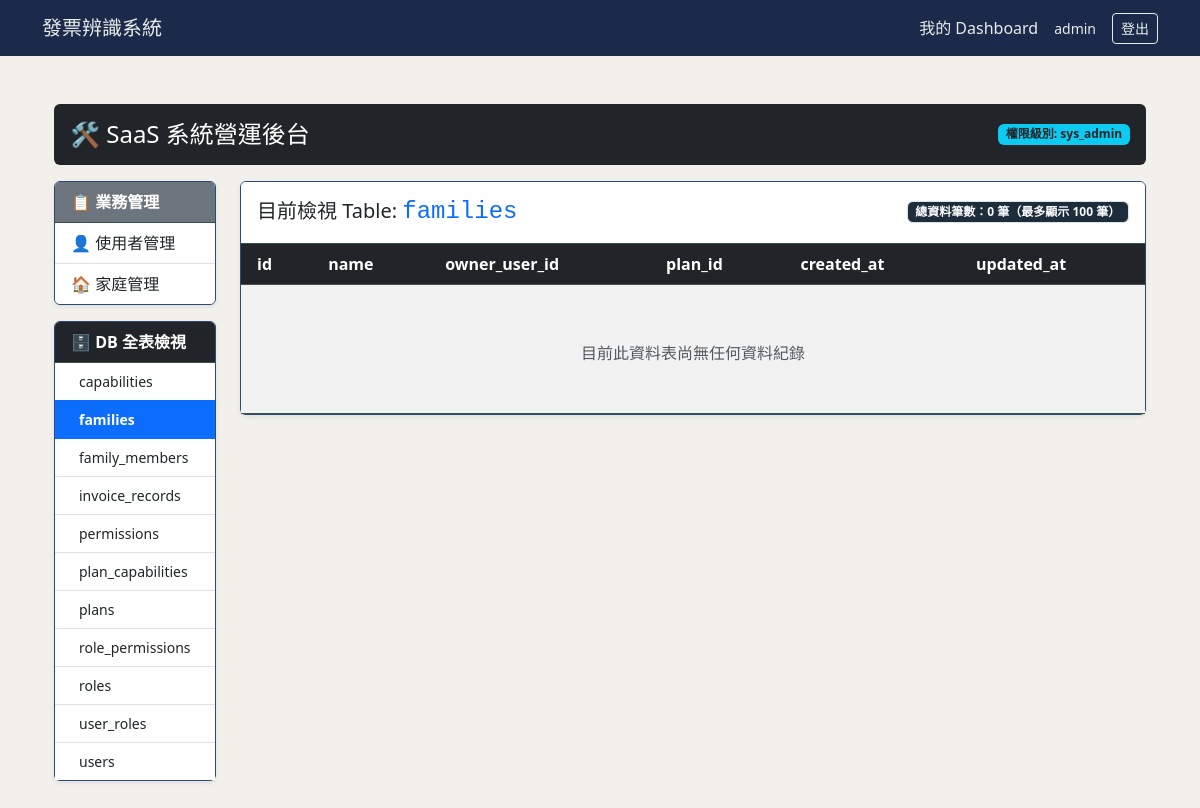
/dashboard/admin?table=families (signed in), run on an earlier commit of the app's database.
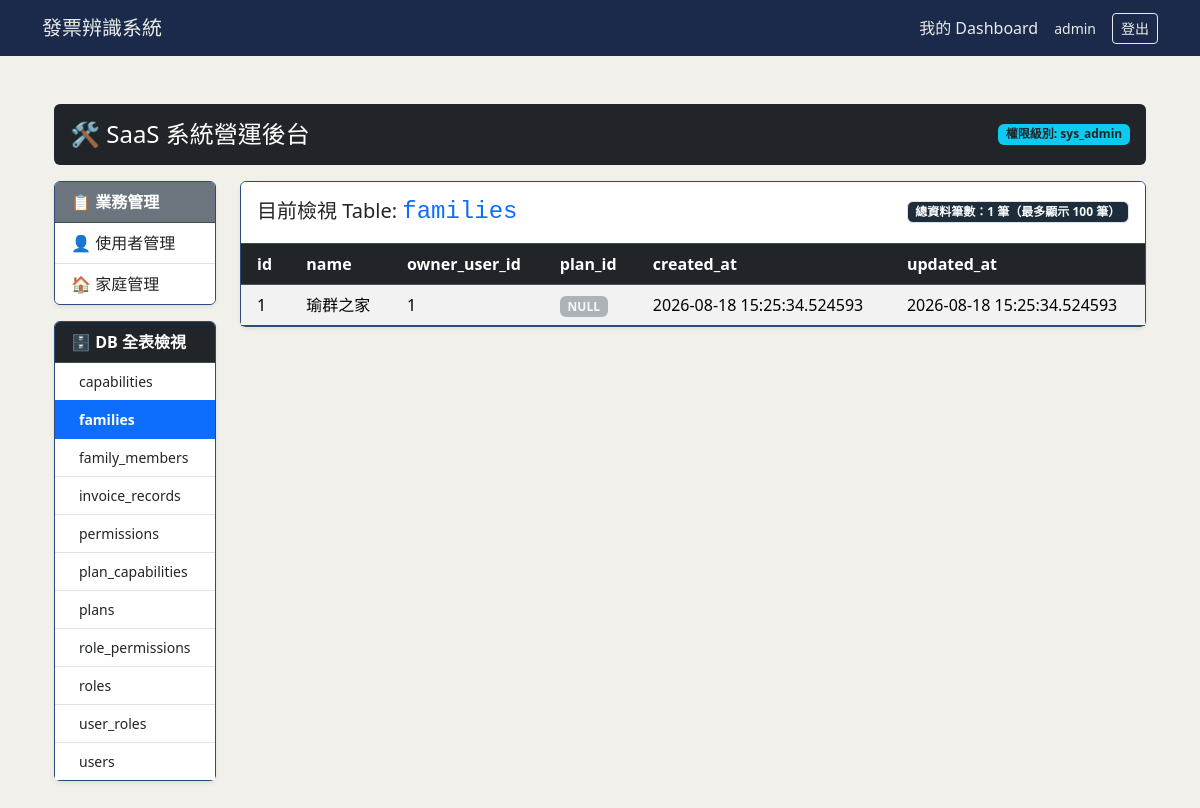
And on a later commit of the database.
### database/models/user.py (models this page shows)
class User(UserMixin, db.Model):
    __tablename__ = 'users'
    id: Mapped[int] = mapped_column(Integer, primary_key=True)
    username: Mapped[str] = mapped_column(String(100), unique=True, nullable=False)
    email: Mapped[str] = mapped_column(String(120), unique=True, nullable=False)
    password_hash: Mapped[str] = mapped_column(String(200), nullable=True)
    google_id: Mapped[str] = mapped_column(String(100), unique=True, nullable=True)
    avatar: Mapped[str] = mapped_column(String(255), nullable=True)
    google_credentials: Mapped[str] = mapped_column(String(2000), nullable=True)
    target_sheet_id: Mapped[str] = mapped_column(String(100), nullable=True)
    invoices: Mapped[list["InvoiceRecord"]] = relationship("InvoiceRecord", backref="owner", lazy=True)
    roles: Mapped[list["Role"]] = relationship("Role", secondary=user_roles, back_populates="users")

### database/models/family/family.py (models this page shows, shortened)
class Family(db.Model, TimestampMixin):
    __tablename__ = 'families'
    id = db.Column(db.Integer, primary_key=True)
    name = db.Column(db.String(100), nullable=False)               # e.g. "許家記帳本"
    owner_user_id = db.Column(db.Integer, db.ForeignKey("users.id"), nullable=False)
    plan_id = db.Column(db.Integer, db.ForeignKey("plans.id"), nullable=True)
    plan = db.relationship("Plan", back_populates="families")
    members = db.relationship("FamilyMember", back_populates="family", cascade="all, delete-orphan")

### routes/dashboard.py (the view)
@dashboard_bp.route("/admin")
@admin_required
def admin_index():
    inspector = inspect(db.engine)
    table_names = inspector.get_table_names()
    selected_table = request.args.get('table', table_names[0] if table_names else None)
    table_columns = []
    table_rows = []
    total_count = 0
    if selected_table and selected_table in table_names:
        columns_info = inspector.get_columns(selected_table)
        table_columns = [col['name'] for col in columns_info]
        query = text(f'SELECT * FROM "{selected_table}" LIMIT 100')
        result = db.session.execute(query)
        table_rows = [dict(row._mapping) for row in result]
        count_query = text(f'SELECT COUNT(*) FROM "{selected_table}"')
        total_count = db.session.execute(count_query).scalar()
    return render_template(
        'dashboard/admin/index.html',
        table_names=table_names,
        selected_table=selected_table,
        table_columns=table_columns,
        table_rows=table_rows,
        total_count=total_count
    )

### core/login.py (called while the page is built)
@login_manager.user_loader
def load_user(user_id: str):
    return User.query.get(int(user_id))

### templates/dashboard/admin/index.html (shortened to what this page needs)
{% extends "base.html" %}
{% block content %}
<div class="container-fluid py-4">
	<div class="row mb-3">
	<div class="col-12">
		<div class="d-flex justify-content-between align-items-center bg-dark text-white p-3 rounded">
		<h4 class="mb-0">🛠️ SaaS 系統營運後台</h4>
		<span class="badge bg-info text-dark">權限級別: sys_admin</span>
		</div>
	</div>
</div>
<div class="row">
{% include "dashboard/admin/_sidebar.html" %}
	<div class="col-md-9 col-lg-10">
		{% if selected_table %}
		<div class="card shadow-sm">
			<div class="card-header bg-white d-flex justify-content-between align-items-center py-3">
				<h5 class="mb-0">
					目前檢視 Table: <code class="fs-4 text-primary">{{ selected_table }}</code>
				</h5>
				<span class="badge bg-light text-light border">
					總資料筆數：<strong>{{ total_count }}</strong> 筆（最多顯示 100 筆）
				</span>
			</div>
			<div class="card-body p-0">
				<div class="table-responsive" style="max-height: 65vh;">
					<table class="table table-hover table-striped border-0 mb-0 align-middle">
					<thead class="table-dark sticky-top">
						<tr>
						{% for col in table_columns %}
							<th scope="col" class="text-nowrap px-3">{{ col }}</th>
						{% endfor %}
						</tr>
					</thead>
					<tbody>
						{% if table_rows %}
						{% for row in table_rows %}
							<tr>
							{% for col in table_columns %}
								<td class="text-nowrap px-3">
								{% if row[col] is none %}
									<span class="badge bg-secondary opacity-50">NULL</span>
								{% elif row[col] is sameas true %}
									<span class="badge bg-success">TRUE</span>
								{% elif row[col] is sameas false %}
									<span class="badge bg-danger">FALSE</span>
								{% else %}
									{{ row[col] }}
								{% endif %}
								</td>
							{% endfor %}
							</tr>
						{% endfor %}
						{% else %}
						<tr>
							<td colspan="{{ table_columns|length }}" class="text-center py-5 text-muted">
							目前此資料表尚無任何資料紀錄
							</td>
						</tr>
						{% endif %}
					</tbody>
					</table>
				</div>
			</div>
		</div>
		{% else %}
			<div class="alert alert-warning" role="alert">
				尚未偵測到任何資料庫 Table，請先確認 `database/init_db.py` 是否已正常執行。
			</div>
		{% endif %}
		</div>
	</div>
</div>
{% endblock %}

### templates/base.html (shortened to what this page needs)
<!DOCTYPE html>
<html lang="zh-TW">
<head>
    <link href="https://cdn.jsdelivr.net/npm/bootstrap@5.3.2/dist/css/bootstrap.min.css" rel="stylesheet">
    <link rel="stylesheet" href="{{ url_for('static', filename='css/style.css') }}">
</head>
<body>
    <nav class="navbar">
        <div class="container">
            <a class="navbar-brand" href="{{ url_for('upload_view') }}">發票辨識系統</a>
            <div class="d-flex align-items-center gap-3">
                {% if current_user.is_authenticated %}
                    <a class="text-decoration-none" href="{{ url_for('dashboard.index') }}">
                        {% if current_user.is_admin %}管理後台{% else %}我的 Dashboard{% endif %}
                    </a>
                    <span class="small">{{ current_user.username }}</span>
                    <a class="btn btn-outline-light btn-sm" href="{{ url_for('auth.logout') }}">登出</a>
                {% else %}
                    <a class="btn btn-outline-light btn-sm" href="{{ url_for('auth.login') }}">登入</a>
                {% endif %}
            </div>
        </div>
    </nav>
    <main class="container py-4">
        {% block content %}{% endblock %}
    </main>
</body>
</html>

### templates/dashboard/admin/_sidebar.html (shortened to what this page needs)
<div class="col-md-3 col-lg-2 mb-3">
    <div class="card shadow-sm mb-3">
        <div class="card-header bg-secondary text-white fw-bold">
            📋 業務管理
        </div>
        <div class="list-group list-group-flush">
            <a href="{{ url_for('dashboard.admin_users') }}"
            class="list-group-item list-group-item-action {% if request.endpoint == 'dashboard.admin_users' %}active fw-bold{% endif %}">
            👤 使用者管理
            </a>
            <a href="{{ url_for('dashboard.admin_families') }}"
            class="list-group-item list-group-item-action {% if request.endpoint == 'dashboard.admin_families' %}active fw-bold{% endif %}">
            🏠 家庭管理
            </a>
        </div>
    </div>
    <div class="card shadow-sm">
        <div class="card-header bg-dark text-white fw-bold d-flex justify-content-between align-items-center"
            role="button" data-bs-toggle="collapse" data-bs-target="#dbTableCollapse">
        <span>🗄️ DB 全表檢視</span>
        </div>
        <div class="collapse {% if request.endpoint == 'dashboard.admin_index' %}show{% endif %}" id="dbTableCollapse">
        <div class="list-group list-group-flush" style="max-height: 55vh; overflow-y: auto;">
            {% for name in table_names %}
            <a href="{{ url_for('dashboard.admin_index', table=name) }}"
                class="list-group-item list-group-item-action small {% if name == selected_table and request.endpoint == 'dashboard.admin_index' %}active fw-bold{% endif %}">
                {{ name }}
            </a>
            {% endfor %}
        </div>
        </div>
    </div>
</div>

### static/css/style.css (style rules this page uses)
body { background-color: #F2F0EB; color: #8CADD3; }
.navbar { background-color: #1B2A4A; }
.navbar .navbar-brand, .navbar a, .navbar span { color: #E8ECE9; }
.navbar .btn-outline-light { color: #E8ECE9; border-color: #E8ECE9; }
.card { background-color: #D3E4F1; border-color: #2A4B7C; }
.card-header { background-color: #0f2a1b; border-bottom-color: #335541; }
.table { color: #e5e7eb; }
.table thead { background-color: #0f2a1a; }
.table tbody tr { border-bottom-color: #335541; }
.bg-light { background-color: #1e2d3b !important; }

What changed in the data, as far as the page shows it:
added Family: id "1" "瑜群之家" "1" "2026-08-18 15:25:34.524593" "2026-08-18 15:25:34.524593"
Also different on the page:
{{ total_count }}: "0" → "1"
text no longer shown: "目前此資料表尚無任何資料紀錄"
